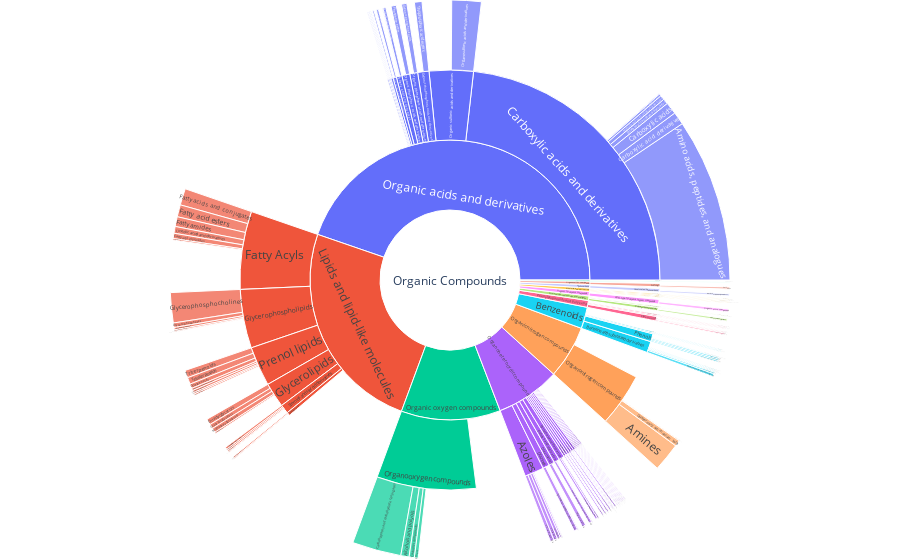

Notebook code cell kept with this figure:
### Code cell
fig = px.sunburst(
    data,
    names='character',
    parents='parents',
    values='values',
)
fig.update_layout(margin = dict(t=0, l=0, r=0, b=0))
fig.show()

### Figure 1 — Plotly figure (JSON) as saved in the notebook; plotly's stock layout.template omitted (floating-point values rounded to 4 significant figures; data arrays with more than 128 entries replaced by an {"elided": "..."} marker saying what was removed)
{"data": [{"domain": {"x": [0, 1], "y": [0, 1]}, "hovertemplate": "character=%{label}<br>value=%{value}<br>parent=%{parent}<extra></extra>", "labels": {"elided": "172 str values"}, "name": "", "parents": {"elided": "172 str values"}, "type": "sunburst", "values": {"elided": "172 int values"}}], "layout": {"legend": {"tracegroupgap": 0}, "margin": {"b": 0, "l": 0, "r": 0, "t": 0}}}
